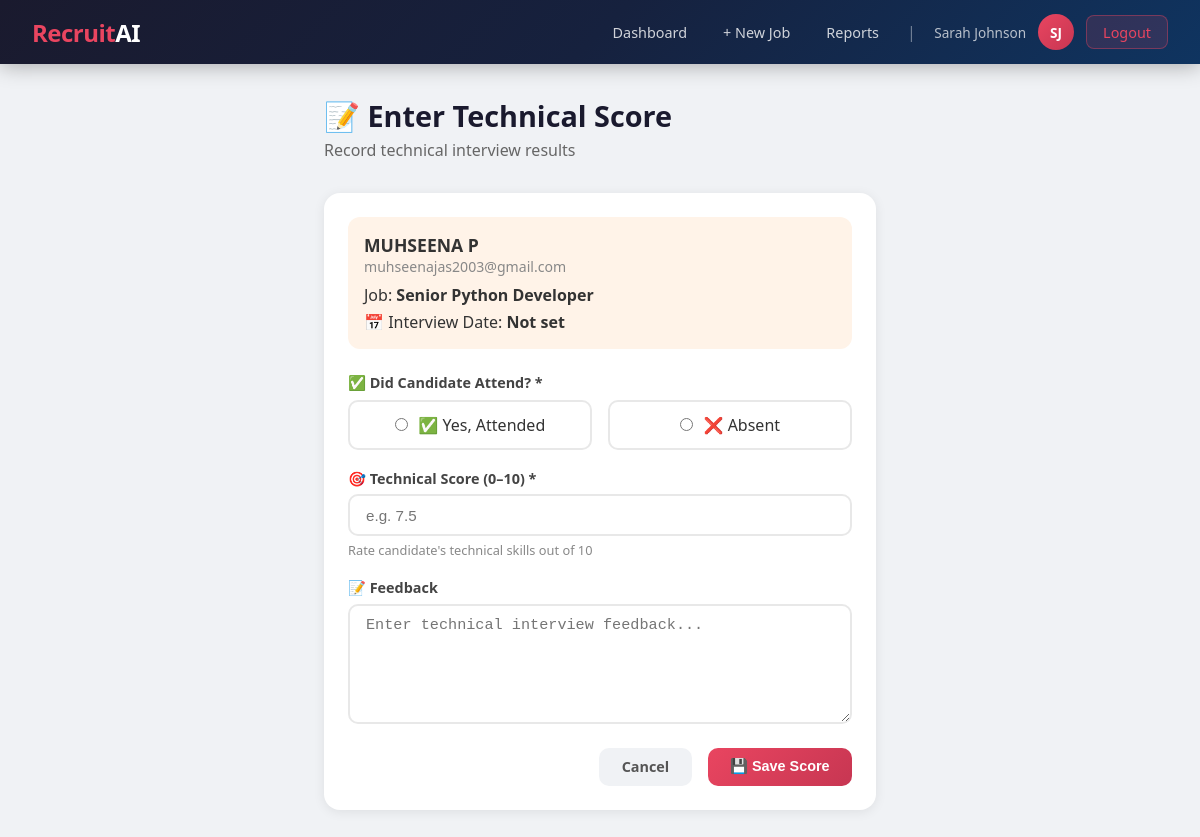
Screenshot of /hr/applications/1/technical-score/ (signed in) with the database file from the repository.
### core/models.py (models this page shows, shortened)
class Application(models.Model):
    STATUS_CHOICES = [
        ('applied', 'Applied'),
        ('not_shortlisted', 'Not Shortlisted'),
        ('shortlisted', 'Shortlisted'),
        ('technical_scheduled', 'Technical Interview Scheduled'),
        ('technical_completed', 'Technical Interview Completed'),
        ('hr_scheduled', 'HR Interview Scheduled'),
        ('hr_completed', 'HR Interview Completed'),
        ('system_recommended', 'System Recommended'),
        ('selected', 'Selected'),
        ('rejected', 'Rejected'),
    ]
    RECOMMENDATION_CHOICES = [
        ('selected', 'Selected'),
        ('rejected', 'Rejected'),
    ]
    job = models.ForeignKey(Job, on_delete=models.CASCADE, related_name='applications')
    candidate = models.ForeignKey(User, on_delete=models.CASCADE, related_name='applications')
    resume = models.FileField(upload_to='resumes/')
    resume_text = models.TextField(blank=True)
    status = models.CharField(max_length=30, choices=STATUS_CHOICES, default='applied')
    rank = models.IntegerField(null=True, blank=True)
    applied_at = models.DateTimeField(auto_now_add=True)
    updated_at = models.DateTimeField(auto_now=True)
    resume_score = models.FloatField(null=True, blank=True)
    technical_date = models.DateField(null=True, blank=True)
    technical_score = models.FloatField(null=True, blank=True)
    technical_attended = models.BooleanField(null=True, blank=True)
    technical_feedback = models.TextField(blank=True)
    hr_date = models.DateField(null=True, blank=True)
    hr_score = models.FloatField(null=True, blank=True)
    hr_attended = models.BooleanField(null=True, blank=True)
    hr_feedback = models.TextField(blank=True)
    final_score = models.FloatField(null=True, blank=True)
    system_recommendation = models.CharField(
        max_length=10, choices=RECOMMENDATION_CHOICES, null=True, blank=True
    )
    final_decision = models.CharField(
        max_length=10, choices=RECOMMENDATION_CHOICES, null=True, blank=True
    )
    hr_decision_notes = models.TextField(blank=True)
    class Meta:
        unique_together = ('job', 'candidate')
        ordering = ['-resume_score']

class Job(models.Model):
    hr = models.ForeignKey(User, on_delete=models.CASCADE, related_name='jobs')
    title = models.CharField(max_length=200)
    required_skills = models.TextField(help_text="Comma-separated skills")
    required_experience = models.CharField(max_length=100)
    description = models.TextField()
    start_date = models.DateField(null=True, blank=True)
    end_date = models.DateField(null=True, blank=True)
    created_at = models.DateTimeField(auto_now_add=True)
    updated_at = models.DateTimeField(auto_now=True)

### core/views.py (the view)
    @login_required
    def wrapper(request, *args, **kwargs):
        if not hasattr(request.user, 'profile') or not request.user.profile.is_hr():
            messages.error(request, "Access denied. HR only.")
            return redirect('dashboard')
        return func(request, *args, **kwargs)

### core/forms.py
class TechnicalScoreForm(forms.ModelForm):
    class Meta:
        model = Application
        fields = ['technical_score', 'technical_attended', 'technical_feedback']
        widgets = {
            'technical_feedback': forms.Textarea(attrs={'rows': 4,
                'placeholder': 'Enter feedback about technical interview...'}),
            'technical_score': forms.NumberInput(attrs={'min': 0, 'max': 10,
                'step': 0.1, 'placeholder': 'Score out of 10'}),
        }
        labels = {
            'technical_score': 'Technical Score (out of 10)',
            'technical_attended': 'Candidate Attended?',
            'technical_feedback': 'Technical Feedback',
        }

### core/models.py (called while the page is built)
    def is_hr(self):
        return self.role == 'hr'

### core/views.py (called while the page is built)
def require_hr(func):
    @login_required
    def wrapper(request, *args, **kwargs):
        if not hasattr(request.user, 'profile') or not request.user.profile.is_hr():
            messages.error(request, "Access denied. HR only.")
            return redirect('dashboard')
        return func(request, *args, **kwargs)
    wrapper.__name__ = func.__name__
    return wrapper

@require_hr
def enter_technical_score(request, pk):
    application = get_object_or_404(Application, pk=pk, job__hr=request.user)
    if request.method == 'POST':
        form = TechnicalScoreForm(request.POST, instance=application)
        if form.is_valid():
            app = form.save(commit=False)
            app.status = 'technical_completed'
            app.save()
            messages.success(request, "Technical interview scores saved!")
            return redirect('job_applicants', pk=application.job.pk)
    else:
        form = TechnicalScoreForm(instance=application)
    return render(request, 'core/enter_technical_score.html', {
        'application': application,
        'form': form
    })

### core/templates/core/enter_technical_score.html (shortened to what this page needs)
{% extends 'core/base.html' %}
{% block content %}
<div class="container" style="max-width:600px;">
    <div class="page-header">
        <h1>📝 Enter Technical Score</h1>
        <p>Record technical interview results</p>
    </div>
    <div class="card">
        <div style="background:#fff3e8; border-radius:12px; padding:1rem; margin-bottom:1.5rem;">
            <div style="font-weight:700; font-size:1.1rem;">
                {{ application.candidate.get_full_name|default:application.candidate.username }}
            </div>
            <div style="color:#888; font-size:0.88rem;">{{ application.candidate.email }}</div>
            <div style="margin-top:0.5rem;">Job: <strong>{{ application.job.title }}</strong></div>
            <div style="margin-top:0.3rem;">📅 Interview Date: <strong>{{ application.technical_date|default:"Not set" }}</strong></div>
        </div>
        <form method="post">
            <div class="form-group">
                <label class="form-label">✅ Did Candidate Attend? *</label>
                <div style="display:flex; gap:1rem; margin-top:0.5rem;">
                    <label style="flex:1; cursor:pointer; padding:0.75rem; border:2px solid #e8e8e8; border-radius:10px; text-align:center;">
                        <input type="radio" name="technical_attended" value="True" style="margin-right:0.4rem;"
                            {% if application.technical_attended == True %}checked{% endif %}>
                        ✅ Yes, Attended
                    </label>
                    <label style="flex:1; cursor:pointer; padding:0.75rem; border:2px solid #e8e8e8; border-radius:10px; text-align:center;">
                        <input type="radio" name="technical_attended" value="False" style="margin-right:0.4rem;"
                            {% if application.technical_attended == False %}checked{% endif %}>
                        ❌ Absent
                    </label>
                </div>
            </div>
            <div class="form-group">
                <label class="form-label">🎯 Technical Score (0–10) *</label>
                <input type="number" name="technical_score" class="form-control"
                       min="0" max="10" step="0.1" placeholder="e.g. 7.5"
                       value="{{ application.technical_score|default:'' }}" required>
                <div class="form-text">Rate candidate's technical skills out of 10</div>
            </div>
            <div class="form-group">
                <label class="form-label">📝 Feedback</label>
                <textarea name="technical_feedback" class="form-control" rows="4"
                    placeholder="Enter technical interview feedback...">{{ application.technical_feedback }}</textarea>
            </div>
            <div style="display:flex; gap:1rem; justify-content:flex-end; margin-top:1rem;">
                <a href="{% url 'job_applicants' application.job.pk %}" class="btn btn-secondary">Cancel</a>
                <button type="submit" class="btn btn-primary">💾 Save Score</button>
            </div>
        </form>
    </div>
</div>
{% endblock %}

### core/templates/core/base.html (shortened to what this page needs)
<!DOCTYPE html>
<html lang="en">
<head>
</head>
<body>
{% if user.is_authenticated %}
<nav class="navbar">
    <a href="{% url 'dashboard' %}" class="navbar-brand">Recruit<span>AI</span></a>
    <div class="navbar-nav">
        {% if user.profile.is_hr %}
            <a href="{% url 'hr_dashboard' %}" class="nav-link">Dashboard</a>
            <a href="{% url 'create_job' %}" class="nav-link">+ New Job</a>
            <a href="{% url 'hr_reports' %}" class="nav-link">Reports</a>
        {% else %}
            <a href="{% url 'candidate_dashboard' %}" class="nav-link">My Applications</a>
            <a href="{% url 'job_list' %}" class="nav-link">Browse Jobs</a>
        {% endif %}
        <span style="color:rgba(255,255,255,0.4); padding: 0 0.5rem;">|</span>
        <span class="nav-username">{{ user.get_full_name|default:user.username }}</span>
        <a href="{% url 'view_profile' %}" class="nav-avatar" title="View Profile">
            {{ user.first_name|first|upper }}{{ user.last_name|first|upper }}
        </a>
        <a href="{% url 'logout' %}" class="btn-logout" style="margin-left:0.5rem;">Logout</a>
    </div>
</nav>
{% endif %}
{% block content %}{% endblock %}
</body>
</html>

### core/templates/core/base.html (style rules this page uses)
* { box-sizing: border-box; margin: 0; padding: 0; }
body { font-family: 'Segoe UI', sans-serif; background: #f0f2f5; color: #333; min-height: 100vh; }
.navbar { background: linear-gradient(135deg, #1a1a2e 0%, #16213e 50%, #0f3460 100%); padding: 0 2rem; display: flex; align-items: center; justify-content: space-between; height: 64px; box-shadow: 0 2px 20px rgba(0,0,0,0.3); position: sticky; top: 0; z-index: 100; }
.navbar-brand { color: #e94560; font-size: 1.5rem; font-weight: 800; text-decoration: none; letter-spacing: -0.5px; }
.navbar-brand span { color: #fff; }
.navbar-nav { display: flex; gap: 0.25rem; align-items: center; }
.nav-link { color: rgba(255,255,255,0.8); text-decoration: none; padding: 0.5rem 1rem; border-radius: 8px; font-size: 0.9rem; transition: all 0.2s; }
.btn-logout { background: rgba(233,69,96,0.15); border: 1px solid rgba(233,69,96,0.4); color: #e94560; padding: 0.4rem 1rem; border-radius: 8px; cursor: pointer; font-size: 0.9rem; text-decoration: none; transition: all 0.2s; }
.nav-avatar { width: 36px; height: 36px; border-radius: 50%; background: linear-gradient(135deg, #e94560, #c73652); color: #fff; display: flex; align-items: center; justify-content: center; font-weight: 700; font-size: 0.85rem; cursor: pointer; text-decoration: none; margin-left: 0.5rem; transition: all 0.2s; }
.nav-username { color: rgba(255,255,255,0.7); font-size: 0.85rem; margin-left: 0.4rem; }
.container { max-width: 1200px; margin: 2rem auto; padding: 0 1.5rem; }
.page-header { margin-bottom: 2rem; }
.page-header h1 { font-size: 1.8rem; color: #1a1a2e; font-weight: 700; }
.page-header p { color: #666; margin-top: 0.25rem; }
.card { background: #fff; border-radius: 16px; box-shadow: 0 2px 12px rgba(0,0,0,0.08); padding: 1.5rem; margin-bottom: 1.5rem; }
.btn { display: inline-block; padding: 0.6rem 1.4rem; border-radius: 10px; font-size: 0.9rem; font-weight: 600; cursor: pointer; border: none; text-decoration: none; transition: all 0.2s; }
.btn-primary { background: linear-gradient(135deg, #e94560, #c73652); color: #fff; }
.btn-secondary { background: #f0f2f5; color: #555; }
.form-group { margin-bottom: 1.2rem; }
.form-label { display: block; font-weight: 600; margin-bottom: 0.4rem; color: #444; font-size: 0.9rem; }
.form-control { width: 100%; padding: 0.65rem 1rem; border: 2px solid #e8e8e8; border-radius: 10px; font-size: 0.95rem; transition: border-color 0.2s; outline: none; }
textarea.form-control { resize: vertical; min-height: 120px; }
.form-text { font-size: 0.8rem; color: #888; margin-top: 0.3rem; }

### rows the page displays
Application: candidate.get_full_name "MUHSEENA P", candidate.email "muhseenajas2003@gmail.com", job "Senior Python Developer", technical_date "Not set", technical_attended "☐ ✅ Yes, Attended", technical_attended "☐ ❌ Absent"

### other values shown
{{ user.get_full_name|default:user.username }} "Sarah Johnson"
{{ user.first_name|first|upper }} "S"
{{ user.last_name|first|upper }} "J"
